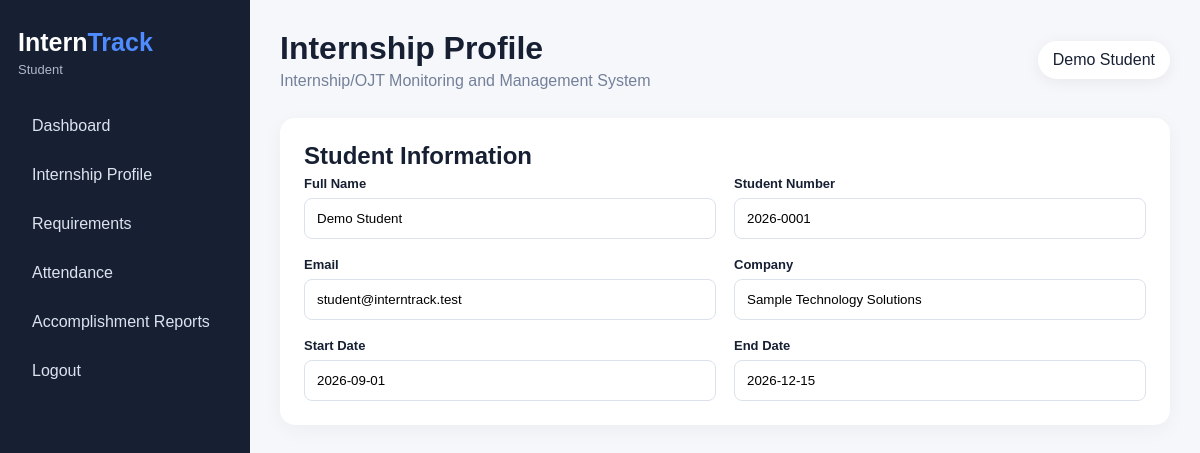
/student/profile.php (signed in), run on the app's committed database.
### tables this page shows
CREATE TABLE internships (
    internship_id INT AUTO_INCREMENT PRIMARY KEY,
    student_id INT NOT NULL,
    company_id INT NOT NULL,
    supervisor_id INT NULL,
    coordinator_id INT NULL,
    start_date DATE,
    end_date DATE,
    required_hours INT DEFAULT 0,
    status ENUM('pending','ongoing','completed','cancelled') DEFAULT 'pending',
    created_at TIMESTAMP DEFAULT CURRENT_TIMESTAMP,
    FOREIGN KEY (student_id) REFERENCES users(user_id) ON DELETE CASCADE,
    FOREIGN KEY (company_id) REFERENCES companies(company_id) ON DELETE RESTRICT,
    FOREIGN KEY (supervisor_id) REFERENCES users(user_id) ON DELETE SET NULL,
    FOREIGN KEY (coordinator_id) REFERENCES users(user_id) ON DELETE SET NULL
);

CREATE TABLE users (
    user_id INT AUTO_INCREMENT PRIMARY KEY,
    student_number VARCHAR(30) UNIQUE NULL,
    full_name VARCHAR(150) NOT NULL,
    email VARCHAR(150) UNIQUE NOT NULL,
    password_hash VARCHAR(255) NOT NULL,
    role ENUM('student','coordinator','supervisor','admin') NOT NULL,
    status ENUM('active','inactive') NOT NULL DEFAULT 'active',
    created_at TIMESTAMP DEFAULT CURRENT_TIMESTAMP
);

CREATE TABLE companies (
    company_id INT AUTO_INCREMENT PRIMARY KEY,
    company_name VARCHAR(150) NOT NULL,
    address VARCHAR(255),
    contact_person VARCHAR(150),
    contact_email VARCHAR(150),
    contact_number VARCHAR(50),
    status ENUM('active','inactive') DEFAULT 'active',
    created_at TIMESTAMP DEFAULT CURRENT_TIMESTAMP
);

### student/profile.php (the view, shortened to what this page needs)
<?php
require_once __DIR__ . '/../includes/header.php';
$stmt = $conn->prepare("SELECT u.full_name, u.student_number, u.email, c.company_name,
    i.start_date, i.end_date, i.required_hours, i.status
    FROM users u LEFT JOIN internships i ON i.student_id=u.user_id
    LEFT JOIN companies c ON c.company_id=i.company_id
    WHERE u.user_id=? LIMIT 1");
$stmt->bind_param('i', $_SESSION['user_id']);
$stmt->execute();
$data = $stmt->get_result()->fetch_assoc();
?>
<section class="panel">
<h2>Student Information</h2>
<div class="form-grid">
    <div><label>Full Name</label><input value="<?= htmlspecialchars($data['full_name'] ?? '') ?>" readonly></div>
    <div><label>Student Number</label><input value="<?= htmlspecialchars($data['student_number'] ?? '') ?>" readonly></div>
    <div><label>Email</label><input value="<?= htmlspecialchars($data['email'] ?? '') ?>" readonly></div>
    <div><label>Company</label><input value="<?= htmlspecialchars($data['company_name'] ?? 'Not assigned') ?>" readonly></div>
    <div><label>Start Date</label><input value="<?= htmlspecialchars($data['start_date'] ?? '') ?>" readonly></div>
    <div><label>End Date</label><input value="<?= htmlspecialchars($data['end_date'] ?? '') ?>" readonly></div>
</div>
</section>
<?php require_once __DIR__ . '/../includes/footer.php'; ?>

### assets/css/style.css (style rules this page uses)
* { box-sizing:border-box }
body { margin:0;font-family:Arial,Helvetica,sans-serif;background:#f5f7fb;color:#172033 }
.stat-card,.panel { background:#fff;border-radius:15px;box-shadow:0 5px 20px #0000000b }
.panel { padding:24px }
.panel h2 { margin:0 0 6px }
.form-grid { display:grid;grid-template-columns:repeat(2,1fr);gap:18px }
label { display:block;font-size:13px;font-weight:700;margin-bottom:7px }
input { width:100%;padding:12px;border:1px solid #dce2eb;border-radius:8px }

### data on the page
internships: student.full_name "Demo Student", student.student_number "2026-0001", student.email "student@interntrack.test", company.company_name "Sample Technology Solutions", start_date "2026-09-01", end_date "2026-12-15"

### other printed values
$_SESSION['role'] "Student"
$page_title "Internship Profile"
$_SESSION['full_name'] "Demo Student"
